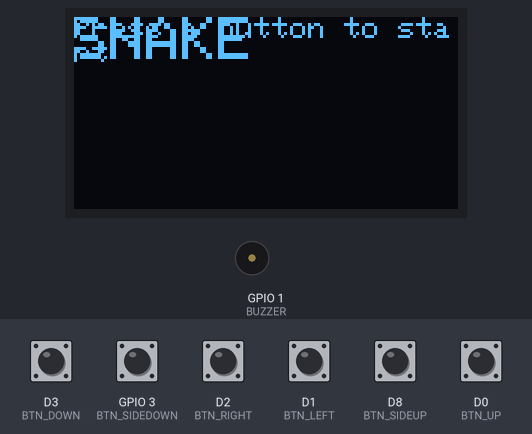
A sketch run on a simulated ESP8266 (NodeMCU). Parts: 128×64 one-colour display, buzzer (waves = sounding, pin HIGH). Inputs (shaded band) come from the test bench; at power-on: D0 (BTN_UP), D1 (BTN_LEFT), D2 (BTN_RIGHT), D3 (BTN_DOWN), D8 (BTN_SIDEUP), GPIO 3 (BTN_SIDEDOWN) HIGH. Random numbers use the default seed unless the sketch sets one.

Above: at 1.2 s.
1.3 s: GPIO 3 (BTN_SIDEDOWN) pulled LOW for 0.15 s
At 2.2 s:
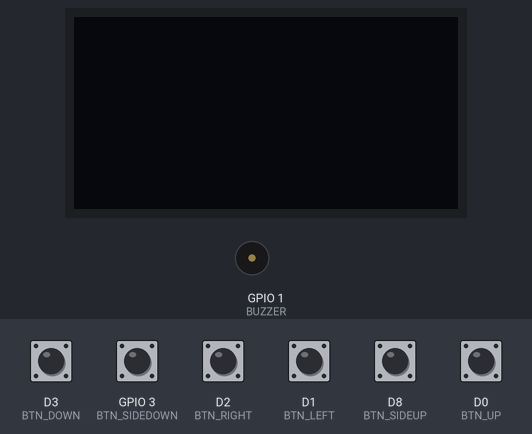
3.1 s: D3 (BTN_DOWN) pulled LOW for 0.15 s
At 5.9 s:
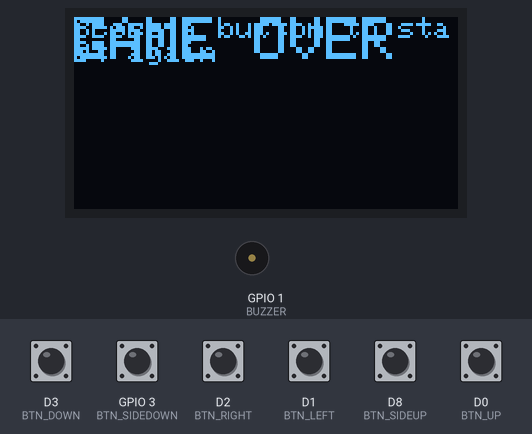
6.2 s: D8 (BTN_SIDEUP) pulled LOW for 0.15 s
At 6.59 s:
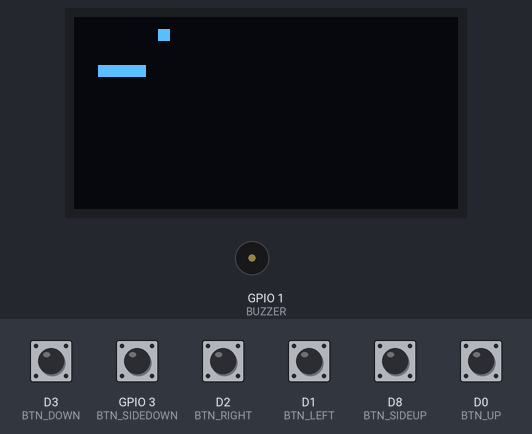
6.9 s: D0 (BTN_UP) pulled LOW for 0.15 s
At 7.09 s:
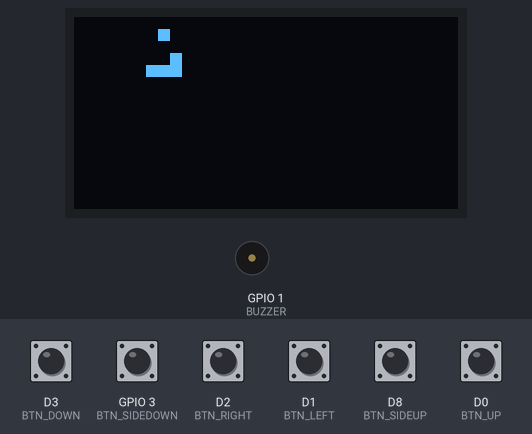
7.6 s: GPIO 3 (BTN_SIDEDOWN) pulled LOW for 1 s
At 8.04 s:
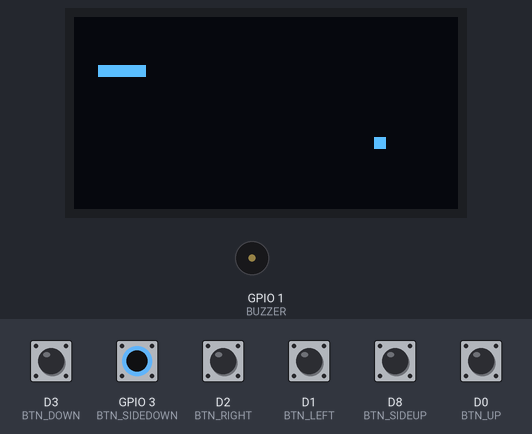
9.2 s: D3 (BTN_DOWN) pulled LOW for 1 s
At 9.3 s:
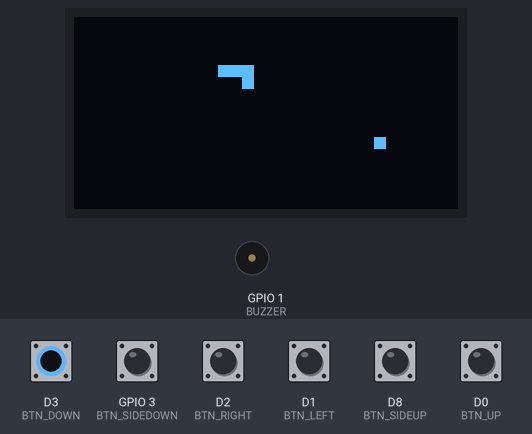
Timing chart, 0 to 11.8 s (numbered marks = the images above; inputs shaded):
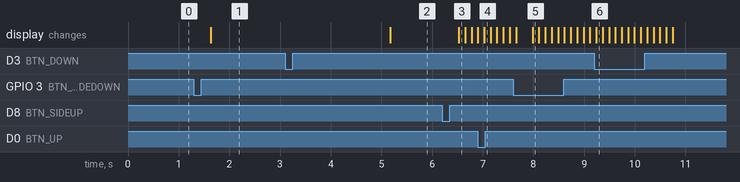

Measured:
- after the input at 1.3 s, the display: changes after 0.33 s (image 1)
- after the input at 3.1 s, the display: changes after 2.1 s (image 2)
- after the input at 6.2 s, the display: changes after 0.33 s (image 3)

The sketch:

sketch_snake_game.ino
```cpp
#include <Wire.h>
#include <Adafruit_GFX.h>
#include <Adafruit_SSD1306.h>

//screen
#define SCREEN_WIDTH 128
#define SCREEN_HEIGHT 64
#define OLED_RESET -1

Adafruit_SSD1306 display(SCREEN_WIDTH, SCREEN_HEIGHT, &Wire, OLED_RESET);

//pins
#define BTN_UP   D0
#define BTN_LEFT D1
#define BTN_RIGHT  D2
#define BTN_DOWN   D3
#define BTN_SIDEDOWN   D9
#define BTN_SIDEUP   D8
#define BTN_UPLEFT   4
#define BTN_UPRIGHT   6
#define BUZZER D10

//adjust
#define CELL 4
#define MAX_LENGTH 80

//vars
bool isStarted = false;
bool isGameOver = false;

bool hasFood = false;
bool needNewFood = false;

int snakeX[MAX_LENGTH];
int snakeY[MAX_LENGTH];
int snakeLength;

int dirX, dirY;
int foodX, foodY;

int gridW = SCREEN_WIDTH / CELL;
int gridH = SCREEN_HEIGHT / CELL;

int score;

//press any side button (for start screen)
bool pressedSideButton() {
  return !digitalRead(BTN_SIDEDOWN) || !digitalRead(BTN_SIDEUP);
}

//movement buttons
void movementButtons() {
  if (!digitalRead(BTN_UP) && dirY != 1) {
    dirX = 0; dirY = -1;
  }
  if (!digitalRead(BTN_LEFT) && dirX != 1) {
    dirX = -1; dirY = 0;
  }
  if (!digitalRead(BTN_RIGHT) && dirX != -1) {
    dirX = 1; dirY = 0;
  }
  if (!digitalRead(BTN_DOWN) && dirY != -1) {
    dirX = 0; dirY = 1;
  }
}

//food spawning
void spawnFood() {
  bool allowed = false;

  while (!allowed) {
    allowed = true;

    foodX = random(0, gridW);
    foodY = random(0, gridH);

    for (int i = 0; i < snakeLength; i++) {
      if (foodX == snakeX[i] && foodY == snakeY[i]) {
        allowed = false;
        break;
      }
    }
  }

  hasFood = true;
}

//reset game from the beginning
void resetGame() {
  snakeLength = 4;
  dirX = 1;
  dirY = 0;
  score = 0;

  isGameOver = false;

  for (int i = 0; i < snakeLength; i++) {
    snakeX[i] = 4 - i;
    snakeY[i] = 4;
  }

  spawnFood();
}

//game progress updates
void updateGame() {
  //snake general movement
  for (int i = snakeLength - 1; i > 0; i--) {
    snakeX[i] = snakeX[i - 1];
    snakeY[i] = snakeY[i - 1];
  }

  //head movement
  snakeX[0] += dirX;
  snakeY[0] += dirY;

  //if snake hits the walls
  if (snakeX[0] < 0 || snakeX[0] >= gridW || snakeY[0] < 0 || snakeY[0] >= gridH) {
    isGameOver = true;
    return;
  }

  //if snake hits itself
  for (int i = 1; i< snakeLength; i++) {
    if (snakeX[0] == snakeX[i] && snakeY[0] == snakeY[i]) {
      isGameOver = true;
      return;
    }
  }

  //eating food
  if (hasFood && snakeX[0] == foodX && snakeY[0] == foodY) {
    score++;

    int tailX = snakeX[snakeLength - 1];
    int tailY = snakeY[snakeLength - 1];

    if (snakeLength < MAX_LENGTH) {
      snakeLength++;
      snakeX[snakeLength - 1] = tailX;
      snakeY[snakeLength - 1] = tailY;
    }

    hasFood = false;
    needNewFood = true;

    return;
  }
}

//draw start screen
void drawStartScreen() {
  display.clearDisplay();

  display.setTextSize(2);
  display.setTextColor(SSD1306_WHITE);
  display.setCursor(0, 0);
  display.println("SNAKE");

  display.setTextSize(1);
  display.setTextColor(SSD1306_WHITE);
  display.setCursor(0, 0);
  display.println("Press a button to start");

  display.display();
}

//draw game over screen
void drawGameOverScreen() {
  display.clearDisplay();

  display.setTextSize(2);
  display.setTextColor(SSD1306_WHITE);
  display.setCursor(0, 0);
  display.println("GAME OVER");

  display.setTextSize(1);
  display.setTextColor(SSD1306_WHITE);
  display.setCursor(0, 0);
  display.println("Score: ");
  display.println(score);

  display.setTextSize(1);
  display.setTextColor(SSD1306_WHITE);
  display.setCursor(0, 0);
  display.println("Press a button to start again");

  display.display();
}

//draw main gameplay
void drawGame() {
  display.clearDisplay();

  for (int i = 0; i < snakeLength; i++) {
    display.fillRect(
      snakeX[i] * CELL,
      snakeY[i] * CELL,
      CELL,
      CELL,
      WHITE
    );
  }

  if (hasFood) {
    display.fillRect(
      foodX * CELL,
      foodY * CELL,
      CELL,
      CELL,
      WHITE
    );
  }

  display.display();
}

//setup
void setup() {
  pinMode(BTN_UP, INPUT_PULLUP);
  pinMode(BTN_LEFT, INPUT_PULLUP);
  pinMode(BTN_RIGHT, INPUT_PULLUP);
  pinMode(BTN_DOWN, INPUT_PULLUP);
  pinMode(BTN_SIDEDOWN, INPUT_PULLUP);
  pinMode(BTN_SIDEUP, INPUT_PULLUP);
  pinMode(BTN_UPLEFT, INPUT_PULLUP);
  pinMode(BTN_UPRIGHT, INPUT_PULLUP);
  pinMode(BUZZER, OUTPUT);
}

//loop
void loop() {

  if (!isStarted) {
    drawStartScreen();

    if (pressedSideButton()) {
      delay(300);
      drawGame();
      isStarted = true;
    }
    return;
  }

  if (!isGameOver) {
    movementButtons();
    updateGame();

    if (needNewFood) {
      spawnFood();
      needNewFood = false;
    }

    drawGame();
    delay(100);
  }
  else {
    drawGameOverScreen();

    if (pressedSideButton()) {
      delay(300);
      resetGame();
      isGameOver = false;
    }
  }
}
```
